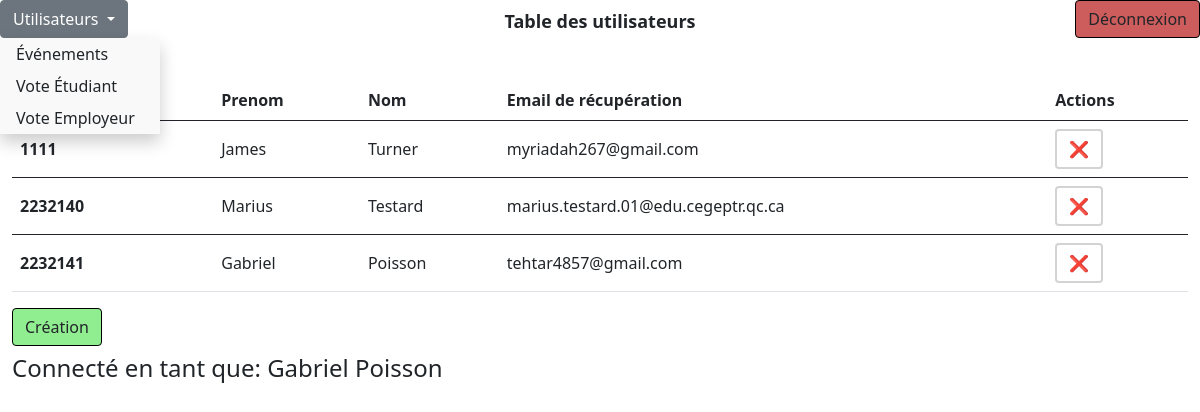
The app's page /userBD.php (signed in) with its own data.
### tables this page shows
CREATE TABLE `user` (
  `numEmploye` int(11) PRIMARY KEY NOT NULL,
  `password` varchar(1024) NOT NULL,
  `prenom` varchar(50) NOT NULL,
  `nom` varchar(50) NOT NULL,
  `recoverEmail` varchar(255) NOT NULL
);

### userBD.php (the view, shortened to what this page needs)
<!DOCTYPE html>
<html lang="en">
<head>
    <link href="https://cdn.jsdelivr.net/npm/bootstrap@5.0.2/dist/css/bootstrap.min.css" rel="stylesheet">
    <link rel="stylesheet" href="css/accueil.css">
    <link rel="stylesheet" href="js/script.js">
</head>
<body>
    <?php
    $servername = "localhost";
    $username = "root";
    $password = "root";
    $bd = "smileyFace";
    $conn = new mysqli($servername, $username, $password, $bd);
    $sql = "SELECT numEmploye, password, prenom, nom, recoverEmail FROM user";
    $conn->query('SET NAMES utf8');
    $result = $conn->query($sql);
    ?>
    <div class="container-fluid h-100">
        <div class="row navBar">
            <div class="col-2 p-0">
                <div class="dropdown">
                <a class="btn btn-secondary dropdown-toggle" href="#" role="button" id="dropdownMenuLink">
                        <?php
                        $page_name = 'Utilisateurs';
                        echo $page_name;
                        ?>
                    </a>
                    <div class="dropdown-content">
                        <button class="dropdown-item" onclick="window.location.href='eventBD.php'">Événements</button>
                        <button class="dropdown-item" onclick="window.location.href='index.php'">Vote Étudiant</button>
                        <button class="dropdown-item" onclick="window.location.href='index1.php'">Vote Employeur</button>
                    </div>
                </div>
            </div>
            <div class="col-8 p-2 text-center">
                <p>Table des utilisateurs</p>
            </div>
            <div class="col-2 p-0 text-end">
                <button class="btn buttonNav" id="butSignOut" onclick="window.location.href='deconnexion.php'">Déconnexion</button>
            </div>
        </div>
        <div class="row mainWindow">
            <div class="col-12 my-custom-scrollbar">
                <table class="table" id="dtVerticalScrollExample">
                    <thead>
                        <tr>
                            <th scope="col">N° Employé</th>
                            <th scope="col">Prenom</th>
                            <th scope="col">Nom</th>
                            <th scope="col">Email de récupération</th>
                            <th scope="col">Actions</th>
                        </tr>
                    </thead>
                    <?php
                    if ($result->num_rows > 0) {
                        while ($row = $result->fetch_assoc()) {
                    ?>
                            <tbody>
                                <tr>
                                    <th scope="row"><?php echo $row["numEmploye"] ?></th>
                                    <td><?php echo $row["prenom"] ?></td>
                                    <td><?php echo $row["nom"] ?></td>
                                    <td><?php echo $row["recoverEmail"] ?></td>
                                    <td>
                                        <a href="supprimer.php?id=<?php echo $row["numEmploye"] ?>&eoU=<?php echo 1 ?>" class="btn btn-danger" type="button" id="butRemove" title="Supprimer">&#10060;</a>
                                    </td>
                                </tr>
                            </tbody>
                    <?php
                        }
                    } else {
                        echo "0 results";
                    }
                    ?>
                    <table>
                        <button class="btn buttonNav" id="butCreate" onclick="window.location.href='create.php'">Création</button>
                        <h3>
                            <h4>Connecté en tant que: <?php echo $_SESSION["prenom"] . " " . $_SESSION["nom"] ?></h4>
                        </h3>
            </div>
        </div>
    </div>
</body>
</html>

### css/accueil.css (style rules this page uses)
html, body { height: 100%; }
.navBar { height: 10%; }
.buttonNav { height: max-content; }
.mainWindow { height: 90%; }
p { font-weight: bold; font-size: 18px; }
#butCreate { background-color: lightgreen; border: solid black 1px; }
#butSignOut { background-color: indianred; border: solid black 1px; }
a { text-decoration: none; color: black; }
th, td { vertical-align: middle; }
#butRemove { background-color: white; border: solid lightgrey 2px; }
.dropdown { position: relative; display: inline-block; }
.dropdown-content { display: none; position: absolute; background-color: #f9f9f9; min-width: 160px; box-shadow: 0px 8px 16px 0px rgba(0,0,0,0.2); z-index: 1; }

### records on screen
user: numEmploye "1111", prenom "James", nom "Turner", recoverEmail "myriadah267@gmail.com"
user: numEmploye "2232140", prenom "Marius", nom "Testard", recoverEmail "marius.testard.01@edu.cegeptr.qc.ca"
user: numEmploye "2232141", prenom "Gabriel", nom "Poisson", recoverEmail "tehtar4857@gmail.com"

### other values on screen
$page_name "Utilisateurs"
$_SESSION["prenom"] "Gabriel"
$_SESSION["nom"] "Poisson"
